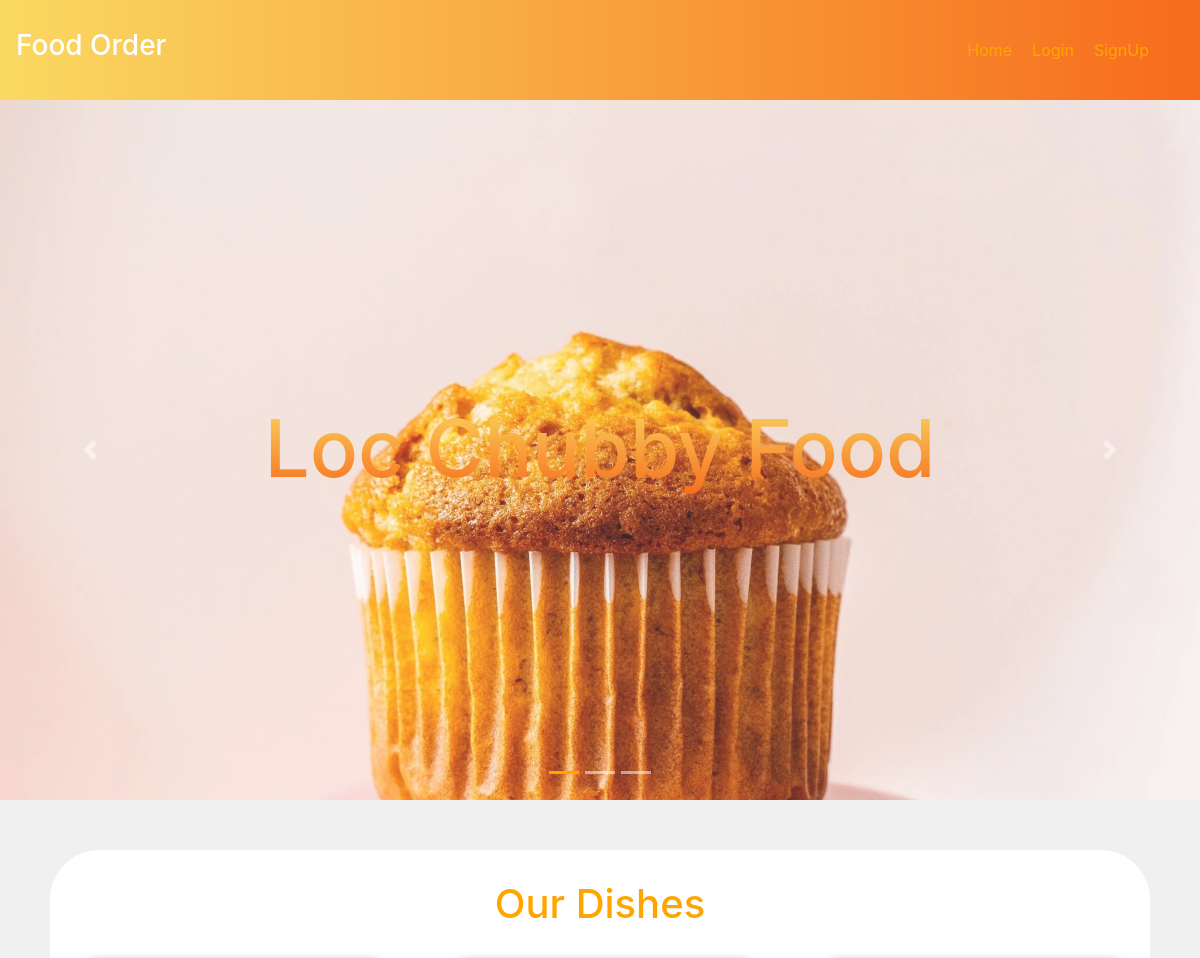
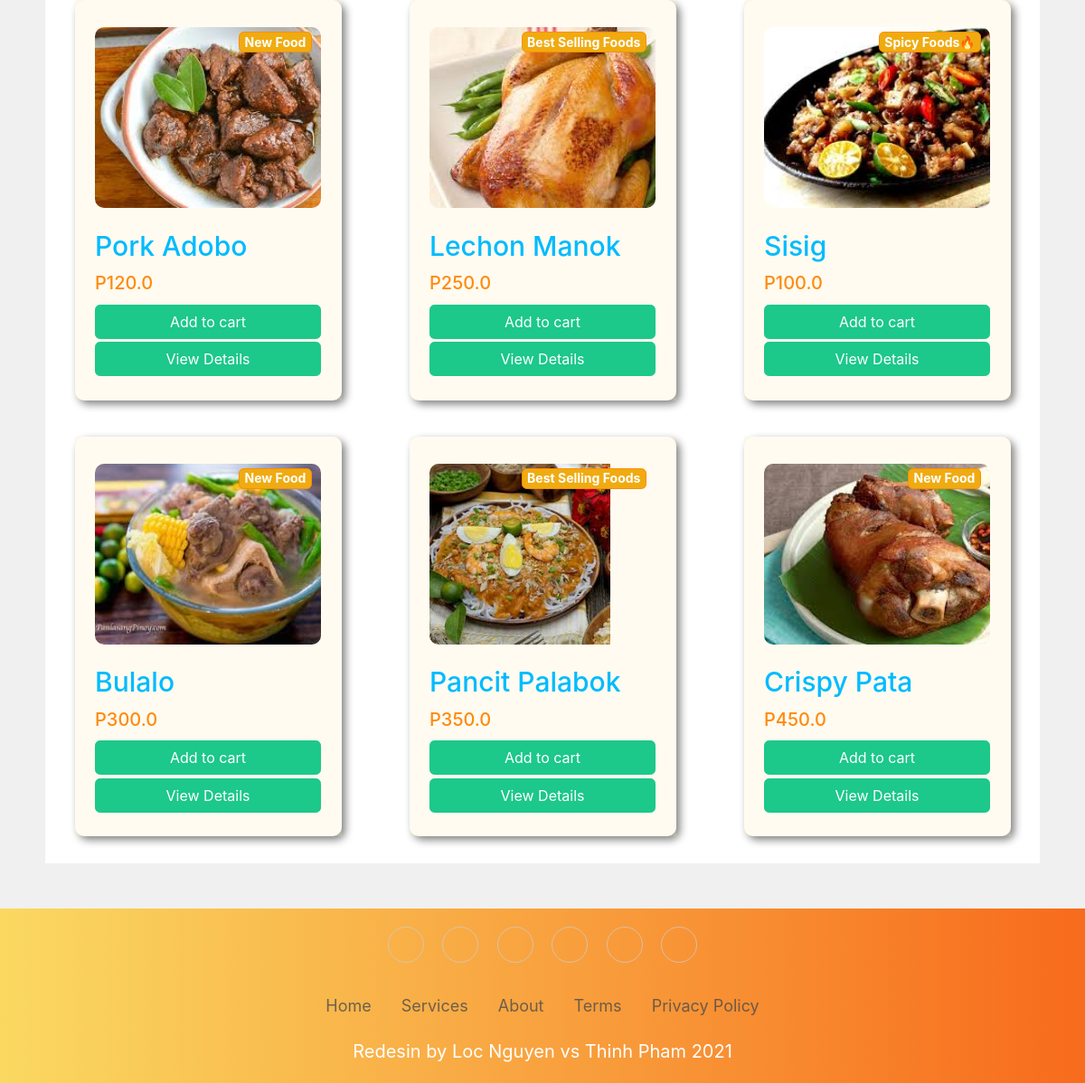
The page / on the database its author committed (2 pictures, top to bottom).
### main/models.py (models this page shows, shortened)
class Item(models.Model):
    LABELS = (
        ('Best Selling Foods', 'Best Selling Foods'),
        ('New Food', 'New Food'),
        ('Spicy Foods🔥', 'Spicy Foods🔥'),
    )
    LABEL_COLOUR = (
        ('danger', 'danger'),
        ('success', 'success'),
        ('primary', 'primary'),
        ('info', 'info'),
        ('warning', 'warning'),
    )
    title = models.CharField(max_length=150)
    description = models.CharField(max_length=250,blank=True)
    price = models.FloatField()
    pieces = models.IntegerField(default=6)
    instructions = models.CharField(max_length=250,default="Available")
    image = models.ImageField(default='default.png', upload_to='images/')
    labels = models.CharField(max_length=25, choices=LABELS, blank=True)
    label_colour = models.CharField(max_length=15, choices=LABEL_COLOUR, blank=True)
    slug = models.SlugField(default="foods")
    created_by = models.ForeignKey(User, on_delete=models.CASCADE)

### main/views.py (the view)
# urls.py: path('', MenuListView.as_view(), name='home'),
class MenuListView(ListView):
    model = Item
    template_name = 'main/home.html'
    context_object_name = 'menu_items'

### main/templates/main/home.html (shortened to what this page needs)
{% extends "main/layout.html" %}
{% block content %}
  <div class="home bg-danger" >
    <div id="carouselExampleCaptions" class="carousel slide mb-5" data-ride="carousel" style="height: 700px;">
        <ol class="carousel-indicators">
          <li data-target="#carouselExampleCaptions" data-slide-to="0" class="active"></li>
          <li data-target="#carouselExampleCaptions" data-slide-to="1"></li>
          <li data-target="#carouselExampleCaptions" data-slide-to="2"></li>
        </ol>
        <div class="carousel-inner">
          <div class="carousel-item active">
            <img src="/./media/banana-muffins-3530w-2048x1366.jpg" class="d-block w-100" alt="sushi1" >
          </div>
        </div>
        <a class="carousel-control-prev" href="#carouselExampleCaptions" role="button" data-slide="prev">
          <span class="carousel-control-prev-icon" aria-hidden="true"></span>
        </a>
        <a class="carousel-control-next" href="#carouselExampleCaptions" role="button" data-slide="next">
          <span class="carousel-control-next-icon" aria-hidden="true"></span>
        </a>
        <div class="carousel-caption d-none d-md-block text-dark">
              <h1 >Loc Chubby Food</h1>
        </div>
    </div>
    <div class="container-home">
     <div class="area-container-home">
      <div class="text-dishes">
         <h1 class="text-center text-light mb-3">Our Dishes</h1>
      </div>
      <div class="list-foods">
        {% for item in menu_items %}
            <div class="food-item">
                <div class="food" >
                    <div class="area-image-food">
                       <span class="badge badge-{{ item.label_colour }}">{{ item.labels }}</span>
                       <img class="image-food" src="{{ item.image.url }}" >
                    </div>
                    <div class="area-main-food">
                      <h5 class="food-name">
                          <a href="{% url 'main:dishes' item.slug %}">{{ item.title }} </a>
                      </h5>
                      <h5 class="food-price">P{{ item.price }}</h5>
                        <a href="{% url 'main:add-to-cart' item.slug %}" class="btn btn-success btn-md my-0 p">Add to cart</a>
                      <a href="{% url 'main:dishes' item.slug %}" class="btn btn-success">View Details</a>
                    </div>
                </div>
            </div>
        {% endfor %}
      </div>
    </div>
    </div>
  </div>
{% endblock content %}

### main/static/main/styles.css (style rules this page uses)
.bg-danger { background-color:#E9A0D0!important; }

### main/static/main/home.css (style rules this page uses)
.d-block { opacity: 0.85; }
.carousel-caption { top: 40%; }
.carousel { background-color: white; }
.carousel-caption>h1 { background: -webkit-linear-gradient(#FAD961, #F76B1C); -webkit-background-clip: text; -webkit-text-fill-color: transparent; font-size: 80px; }
.carousel-indicators .active { background-color: orange !important; }
.carousel-inner { margin: 0 auto; width: auto; height: 100%; }
.food-name > a { color: #00BBFF; }
.food-price { color: #FF8A0D; }
.bg-danger { background-color: #f0f0f0 !important; }
.container-home { margin: 0 auto; width: 100%; height: auto; }
.text-dishes { text-align: center; }
.area-container-home { margin: 50px 100px; background-color: white; border-radius: 50px 50px 0 0; }
.food-item { margin: auto auto 30px auto; width: 295px; min-height: 400px; background-color: white; border-radius: 10px; box-shadow: gray 4px 4px 10px; }
.food { display: flex; flex-direction: column; width: 100%; height: 100%; background-color: rgba(255, 236, 179, 0.2) ; }
.list-foods { display: grid; grid-template-columns: auto auto auto auto auto; grid-gap: 5px; }
.area-image-food { position: relative; height: 200px; width: 250px; overflow: hidden; margin: 30px auto 20px auto; border-radius: 10px; }
.image-food { height: 100%; width: auto; object-fit: cover; }
.area-main-food { margin: 0 22.5px 22.5px 22.5px; display: flex; flex-direction: column; min-height: 170px; justify-content: space-evenly; }
.food-name { display: flex; flex-direction: column; justify-content: space-between; }
.badge-success { right: 10px; position: absolute; margin: 5px 0 0 0; width: fit-content; font-size: 14px; background-color: #F0AB11; border: 0.5px solid darkorange; animation: shake 1s cubic-bezier(.36,.07,.19,.97) both 3s; animation-delay: 3s; transform: translate3d(0, 0, 0); animation-iteration-count: infinite ; }
.text-light { display: inline-block; margin: 30px auto 30px auto !important; color: orange !important; }
h5 >a { font-size: 30px; }
@media screen and (max-width: 1800px) { .list-foods { grid-template-columns: auto auto auto auto ; grid-gap: 10px; } }
@media screen and (max-width: 1600px) { .list-foods { grid-template-columns: auto auto auto ; grid-gap: 10px; } }
@media screen and (max-width: 1600px) { .area-container-home { margin: 50px 50px; } }

### main/static/main/dishes.css (style rules this page uses)
.text-center { margin: 10px auto; }

### rows shown on the page
Item: labels "New Food", image (picture), title "Pork Adobo", price "120.0"
Item: labels "Best Selling Foods", image (picture), title "Lechon Manok", price "250.0"
Item: labels "Spicy Foods🔥", image (picture), title "Sisig", price "100.0"
Item: labels "New Food", image (picture), title "Bulalo", price "300.0"
Item: labels "Best Selling Foods", image (picture), title "Pancit Palabok", price "350.0"
Item: labels "New Food", image (picture), title "Crispy Pata", price "450.0"
